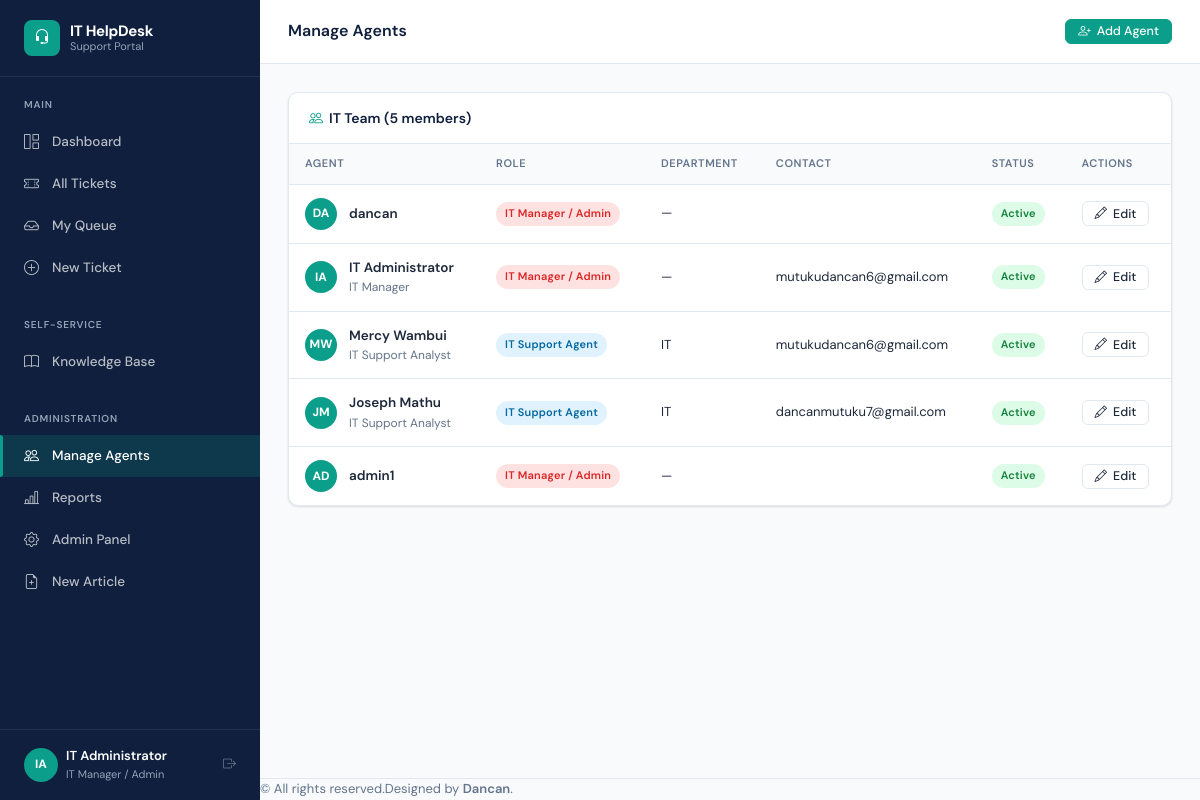
/accounts/agents/ (signed in), run on the app's committed database.
### accounts/models.py (models this page shows, shortened)
class User(AbstractUser):
    ROLE_END_USER = 'end_user'
    ROLE_AGENT = 'agent'
    ROLE_MANAGER = 'manager'
    ROLE_CHOICES = [
        (ROLE_END_USER, 'End User'),
        (ROLE_AGENT, 'IT Support Agent'),
        (ROLE_MANAGER, 'IT Manager / Admin'),
    ]
    role = models.CharField(max_length=20, choices=ROLE_CHOICES, default=ROLE_END_USER)
    department = models.ForeignKey(
        Department, on_delete=models.SET_NULL, null=True, blank=True, related_name='users'
    )
    phone = models.CharField(max_length=20, blank=True)
    avatar = models.ImageField(upload_to='avatars/', blank=True, null=True)
    job_title = models.CharField(max_length=100, blank=True)
    is_active = models.BooleanField(default=True)
    email_notifications = models.BooleanField(default=True)
    created_at = models.DateTimeField(auto_now_add=True)
    @property
    def is_end_user(self):
        return self.role == self.ROLE_END_USER
    @property
    def is_manager(self):
        return self.role == self.ROLE_MANAGER
    def get_initials(self):
        if self.first_name and self.last_name:
            return f"{self.first_name[0]}{self.last_name[0]}".upper()
        return self.username[:2].upper()

class Department(models.Model):
    name = models.CharField(max_length=100, unique=True)
    description = models.TextField(blank=True)
    created_at = models.DateTimeField(auto_now_add=True)
    class Meta:
        ordering = ['name']

### accounts/views.py (the view)
# urls.py: path('agents/', views.agent_list, name='agent_list'),
@login_required
def agent_list(request):
    if not request.user.is_manager:
        messages.error(request, 'Access denied.')
        return redirect('dashboard:home')
    agents = User.objects.filter(role__in=[User.ROLE_AGENT, User.ROLE_MANAGER]).select_related('department')
    departments = Department.objects.all()
    return render(request, 'accounts/agent_list.html', {'agents': agents, 'departments': departments})

### templates/accounts/agent_list.html (shortened to what this page needs)
{% extends "base/base.html" %}
{% block page_title %}Manage Agents{% endblock %}
{% block topbar_actions %}
<a href="{% url 'accounts:agent_create' %}" class="btn btn-primary btn-sm">
  <i class="bi bi-person-plus"></i> Add Agent
</a>
{% endblock %}
{% block content %}
<div class="card">
  <div class="card-header">
    <h5><i class="bi bi-people" style="color:var(--teal);margin-right:6px;"></i>IT Team ({{ agents.count }} members)</h5>
  </div>
  <div class="table-wrapper" style="border:none;border-radius:0 0 var(--radius) var(--radius);">
    <table class="data-table">
      <thead>
        <tr><th>Agent</th><th>Role</th><th>Department</th><th>Contact</th><th>Status</th><th>Actions</th></tr>
      </thead>
      <tbody>
        {% for agent in agents %}
        <tr>
          <td>
            <div class="d-flex align-items-center gap-3">
              <div class="avatar avatar-teal">{{ agent.get_initials }}</div>
              <div>
                <div style="font-weight:600;font-size:13.5px;">{{ agent.get_full_name|default:agent.username }}</div>
                <div style="font-size:12px;color:var(--text-muted);">{{ agent.job_title }}</div>
              </div>
            </div>
          </td>
          <td>
            <span class="badge {% if agent.is_manager %}badge-critical{% else %}badge-in_progress{% endif %}">
              {{ agent.get_role_display }}
            </span>
          </td>
          <td style="font-size:13px;">{{ agent.department.name|default:"—" }}</td>
          <td style="font-size:13px;">{{ agent.email }}</td>
          <td>
            {% if agent.is_active %}
            <span class="badge badge-resolved">Active</span>
            {% else %}
            <span class="badge badge-closed">Inactive</span>
            {% endif %}
          </td>
          <td>
            <a href="{% url 'accounts:agent_edit' agent.pk %}" class="btn btn-outline btn-sm">
              <i class="bi bi-pencil"></i> Edit
            </a>
          </td>
        </tr>
        {% empty %}
        <tr><td colspan="6"><div class="empty-state" style="padding:30px;"><p>No agents yet.</p></div></td></tr>
        {% endfor %}
      </tbody>
    </table>
  </div>
</div>
{% endblock %}

### templates/base/base.html (shortened to what this page needs)
<!DOCTYPE html>
<html lang="en">
<head>
  <link rel="stylesheet" href="https://cdn.jsdelivr.net/npm/bootstrap-icons@1.11.3/font/bootstrap-icons.css">
  <link rel="stylesheet" href="/static/css/main.css">
</head>
<body>
<div class="app-wrapper">
  <aside class="sidebar" id="sidebar">
    <div class="sidebar-brand">
      <div class="sidebar-brand-icon"><i class="bi bi-headset"></i></div>
      <div class="sidebar-brand-text">
        IT HelpDesk
        <small>Support Portal</small>
      </div>
    </div>
    <div class="sidebar-section">
      <div class="sidebar-section-label">Main</div>
      <ul class="sidebar-nav">
        <li>
          <a href="{% url 'dashboard:home' %}" class="{% if request.resolver_match.namespace == 'dashboard' and request.resolver_match.url_name == 'home' %}active{% endif %}">
            <i class="bi bi-grid-1x2"></i> Dashboard
          </a>
        </li>
        <li>
          <a href="{% url 'tickets:list' %}" class="{% if request.resolver_match.namespace == 'tickets' and request.resolver_match.url_name == 'list' %}active{% endif %}">
            <i class="bi bi-ticket-perforated"></i> All Tickets
          </a>
        </li>
        {% if not user.is_end_user %}
        <li>
          <a href="{% url 'tickets:my_queue' %}" class="{% if request.resolver_match.url_name == 'my_queue' %}active{% endif %}">
            <i class="bi bi-inbox"></i> My Queue
          </a>
        </li>
        {% endif %}
        <li>
          <a href="{% url 'tickets:submit' %}" class="{% if request.resolver_match.url_name == 'submit' %}active{% endif %}">
            <i class="bi bi-plus-circle"></i> New Ticket
          </a>
        </li>
      </ul>
    </div>
    <div class="sidebar-section">
      <div class="sidebar-section-label">Self-Service</div>
      <ul class="sidebar-nav">
        <li>
          <a href="{% url 'knowledge:home' %}" class="{% if request.resolver_match.namespace == 'knowledge' %}active{% endif %}">
            <i class="bi bi-book"></i> Knowledge Base
          </a>
        </li>
      </ul>
    </div>
    {% if user.is_manager %}
    <div class="sidebar-section">
      <div class="sidebar-section-label">Administration</div>
      <ul class="sidebar-nav">
        <li>
          <a href="{% url 'accounts:agent_list' %}" class="{% if request.resolver_match.url_name == 'agent_list' %}active{% endif %}">
            <i class="bi bi-people"></i> Manage Agents
          </a>
        </li>
        <li>
          <a href="{% url 'dashboard:reports' %}" class="{% if request.resolver_match.url_name == 'reports' %}active{% endif %}">
            <i class="bi bi-bar-chart-line"></i> Reports
          </a>
        </li>
        <li>
          <a href="/admin/" target="_blank">
            <i class="bi bi-gear"></i> Admin Panel
          </a>
        </li>
        <li>
          <a href="{% url 'knowledge:article_create' %}" class="{% if request.resolver_match.url_name == 'article_create' %}active{% endif %}">
            <i class="bi bi-file-earmark-plus"></i> New Article
          </a>
        </li>
      </ul>
    </div>
    {% endif %}
    <div class="sidebar-footer">
      <div class="sidebar-user d-flex align-items-center gap-2">
        <div class="sidebar-user-avatar">{{ user.get_initials }}</div>
        <div class="sidebar-user-info">
          <div class="sidebar-user-name">{{ user.get_full_name|default:user.username }}</div>
          <div class="sidebar-user-role">{{ user.get_role_display }}</div>
        </div>
        <a href="{% url 'accounts:logout' %}" title="Logout" class="ms-auto text-muted">
          <i class="bi bi-box-arrow-right"></i>
        </a>
      </div>
    </div>
  </aside>
  <div class="main-content">
    <header class="topbar d-flex justify-content-between align-items-center">
      <h1 class="topbar-title mb-0">{% block page_title %}Dashboard{% endblock %}</h1>
      <div class="topbar-actions">
        {% block topbar_actions %}{% endblock %}
      </div>
    </header>
    <main class="page-content p-3">
      {% block content %}{% endblock %}
    </main>
    <footer class="footer text-center mt-4 p-3" style="font-size:13px; color:var(--text-muted); border-top:1px solid var(--border);">
      &copy; {{ now|date:"Y" }}All rights reserved.Designed by <a href="https://github.com/Dancanmutuku" target="_blank" style="color:var(--primary); font-weight:600;">Dancan</a>.
    </footer>
  </div>
</div>
</body>
</html>

### data on the page
User: get_initials "IA", get_full_name "IT Administrator", role "IT Manager / Admin", job_title "IT Manager", department.name "—", email "mutukudancan6@gmail.com", is_active "Active"
User: get_initials "DA", get_full_name "dancan", role "IT Manager / Admin", department.name "—", is_active "Active"
User: get_initials "MW", get_full_name "Mercy Wambui", job_title "IT Support Analyst", role "IT Support Agent", department.name "IT", email "mutukudancan6@gmail.com", is_active "Active"
User: get_initials "JM", get_full_name "Joseph Mathu", job_title "IT Support Analyst", role "IT Support Agent", department.name "IT", email "dancanmutuku7@gmail.com", is_active "Active"
User: get_initials "AD", get_full_name "admin1", role "IT Manager / Admin", department.name "—", is_active "Active"

### other printed values
{{ agents.count }} "5"
